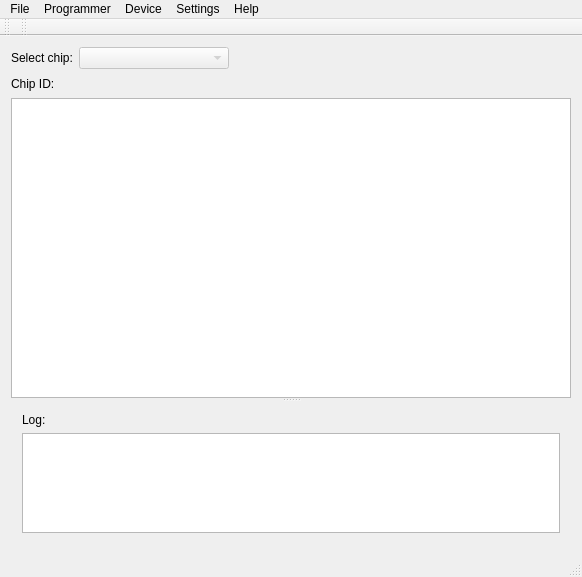
<?xml version="1.0" encoding="UTF-8"?>
<ui version="4.0">
 <class>MainWindow</class>
 <widget class="QMainWindow" name="MainWindow">
  <property name="geometry">
   <rect>
    <x>0</x>
    <y>0</y>
    <width>580</width>
    <height>570</height>
   </rect>
  </property>
  <property name="windowTitle">
   <string>NANDO Programmer</string>
  </property>
  <widget class="QWidget" name="centralWidget">
   <property name="autoFillBackground">
    <bool>false</bool>
   </property>
   <layout class="QGridLayout" name="gridLayout_4">
    <item row="1" column="0">
     <layout class="QGridLayout" name="gridLayout">
      <property name="sizeConstraint">
       <enum>QLayout::SetDefaultConstraint</enum>
      </property>
      <item row="0" column="2">
       <spacer name="horizontalSpacer">
        <property name="orientation">
         <enum>Qt::Horizontal</enum>
        </property>
        <property name="sizeHint" stdset="0">
         <size>
          <width>681</width>
          <height>17</height>
         </size>
        </property>
       </spacer>
      </item>
      <item row="0" column="0">
       <widget class="QLabel" name="deviceLabel">
        <property name="sizePolicy">
         <sizepolicy hsizetype="Fixed" vsizetype="Preferred">
          <horstretch>0</horstretch>
          <verstretch>0</verstretch>
         </sizepolicy>
        </property>
        <property name="minimumSize">
         <size>
          <width>70</width>
          <height>0</height>
         </size>
        </property>
        <property name="text">
         <string>Chip ID:</string>
        </property>
       </widget>
      </item>
      <item row="0" column="1">
       <widget class="QLabel" name="deviceValueLabel">
        <property name="sizePolicy">
         <sizepolicy hsizetype="Fixed" vsizetype="Preferred">
          <horstretch>0</horstretch>
          <verstretch>0</verstretch>
         </sizepolicy>
        </property>
        <property name="minimumSize">
         <size>
          <width>150</width>
          <height>0</height>
         </size>
        </property>
        <property name="text">
         <string/>
        </property>
       </widget>
      </item>
     </layout>
    </item>
    <item row="0" column="0">
     <layout class="QGridLayout" name="gridLayout_3">
      <item row="2" column="1">
       <widget class="QComboBox" name="chipSelectComboBox">
        <property name="enabled">
         <bool>false</bool>
        </property>
        <property name="sizePolicy">
         <sizepolicy hsizetype="Preferred" vsizetype="Fixed">
          <horstretch>0</horstretch>
          <verstretch>0</verstretch>
         </sizepolicy>
        </property>
        <property name="minimumSize">
         <size>
          <width>150</width>
          <height>0</height>
         </size>
        </property>
        <property name="maximumSize">
         <size>
          <width>16777215</width>
          <height>16777215</height>
         </size>
        </property>
        <property name="currentText">
         <string/>
        </property>
       </widget>
      </item>
      <item row="2" column="0">
       <widget class="QLabel" name="label_2">
        <property name="maximumSize">
         <size>
          <width>70</width>
          <height>16777215</height>
         </size>
        </property>
        <property name="text">
         <string>Select chip:</string>
        </property>
       </widget>
      </item>
      <item row="2" column="2">
       <spacer name="horizontalSpacer_2">
        <property name="orientation">
         <enum>Qt::Horizontal</enum>
        </property>
        <property name="sizeHint" stdset="0">
         <size>
          <width>40</width>
          <height>20</height>
         </size>
        </property>
       </spacer>
      </item>
     </layout>
    </item>
    <item row="2" column="0">
     <widget class="QSplitter" name="splitter">
      <property name="orientation">
       <enum>Qt::Vertical</enum>
      </property>
      <widget class="QTableView" name="bufferTableView">
       <property name="sizePolicy">
        <sizepolicy hsizetype="Expanding" vsizetype="Maximum">
         <horstretch>0</horstretch>
         <verstretch>1</verstretch>
        </sizepolicy>
       </property>
       <property name="minimumSize">
        <size>
         <width>560</width>
         <height>300</height>
        </size>
       </property>
       <property name="font">
        <font>
         <family>Monospace</family>
         <pointsize>8</pointsize>
        </font>
       </property>
       <attribute name="horizontalHeaderStretchLastSection">
        <bool>true</bool>
       </attribute>
       <attribute name="verticalHeaderStretchLastSection">
        <bool>false</bool>
       </attribute>
      </widget>
      <widget class="QWidget" name="">
       <layout class="QGridLayout" name="gridLayout_2" rowstretch="0,0" columnstretch="0" rowminimumheight="0,0" columnminimumwidth="0">
        <property name="sizeConstraint">
         <enum>QLayout::SetDefaultConstraint</enum>
        </property>
        <item row="1" column="0">
         <widget class="QTextEdit" name="logTextEdit">
          <property name="sizePolicy">
           <sizepolicy hsizetype="Expanding" vsizetype="Expanding">
            <horstretch>0</horstretch>
            <verstretch>0</verstretch>
           </sizepolicy>
          </property>
          <property name="minimumSize">
           <size>
            <width>0</width>
            <height>100</height>
           </size>
          </property>
          <property name="maximumSize">
           <size>
            <width>16777215</width>
            <height>16777215</height>
           </size>
          </property>
          <property name="sizeIncrement">
           <size>
            <width>0</width>
            <height>0</height>
           </size>
          </property>
          <property name="baseSize">
           <size>
            <width>0</width>
            <height>0</height>
           </size>
          </property>
          <property name="textInteractionFlags">
           <set>Qt::TextSelectableByKeyboard|Qt::TextSelectableByMouse</set>
          </property>
         </widget>
        </item>
        <item row="0" column="0">
         <widget class="QLabel" name="label">
          <property name="sizePolicy">
           <sizepolicy hsizetype="Fixed" vsizetype="Fixed">
            <horstretch>0</horstretch>
            <verstretch>0</verstretch>
           </sizepolicy>
          </property>
          <property name="text">
           <string>Log:</string>
          </property>
         </widget>
        </item>
       </layout>
      </widget>
     </widget>
    </item>
   </layout>
  </widget>
  <widget class="QMenuBar" name="menuBar">
   <property name="geometry">
    <rect>
     <x>0</x>
     <y>0</y>
     <width>580</width>
     <height>22</height>
    </rect>
   </property>
   <widget class="QMenu" name="menuDevice">
    <property name="title">
     <string>Device</string>
    </property>
    <addaction name="actionReadId"/>
    <addaction name="actionErase"/>
    <addaction name="actionRead"/>
    <addaction name="actionWrite"/>
    <addaction name="actionReadBadBlocks"/>
   </widget>
   <widget class="QMenu" name="menuFile">
    <property name="title">
     <string>File</string>
    </property>
    <addaction name="actionOpen"/>
    <addaction name="actionSave"/>
   </widget>
   <widget class="QMenu" name="menuProgrammer">
    <property name="title">
     <string>Programmer</string>
    </property>
    <addaction name="actionConnect"/>
   </widget>
   <widget class="QMenu" name="menuSettings">
    <property name="title">
     <string>Settings</string>
    </property>
    <addaction name="actionProgrammer"/>
    <addaction name="actionChipDb"/>
   </widget>
   <widget class="QMenu" name="menuHelp">
    <property name="title">
     <string>Help</string>
    </property>
    <addaction name="actionAbout"/>
   </widget>
   <addaction name="menuFile"/>
   <addaction name="menuProgrammer"/>
   <addaction name="menuDevice"/>
   <addaction name="menuSettings"/>
   <addaction name="menuHelp"/>
  </widget>
  <widget class="QToolBar" name="mainToolBar">
   <attribute name="toolBarArea">
    <enum>TopToolBarArea</enum>
   </attribute>
   <attribute name="toolBarBreak">
    <bool>false</bool>
   </attribute>
  </widget>
  <widget class="QStatusBar" name="statusBar"/>
  <widget class="QToolBar" name="toolBar">
   <property name="windowTitle">
    <string>toolBar</string>
   </property>
   <attribute name="toolBarArea">
    <enum>TopToolBarArea</enum>
   </attribute>
   <attribute name="toolBarBreak">
    <bool>false</bool>
   </attribute>
  </widget>
  <action name="actionReadId">
   <property name="enabled">
    <bool>false</bool>
   </property>
   <property name="text">
    <string>Read ID</string>
   </property>
  </action>
  <action name="actionConnect">
   <property name="text">
    <string>Connect</string>
   </property>
  </action>
  <action name="actionOpen">
   <property name="text">
    <string>Open</string>
   </property>
  </action>
  <action name="actionSave">
   <property name="text">
    <string>Save</string>
   </property>
  </action>
  <action name="actionRead">
   <property name="enabled">
    <bool>false</bool>
   </property>
   <property name="text">
    <string>Read</string>
   </property>
  </action>
  <action name="actionWrite">
   <property name="enabled">
    <bool>false</bool>
   </property>
   <property name="text">
    <string>Write</string>
   </property>
  </action>
  <action name="actionErase">
   <property name="enabled">
    <bool>false</bool>
   </property>
   <property name="text">
    <string>Erase</string>
   </property>
  </action>
  <action name="actionProgrammer">
   <property name="text">
    <string>Programmer</string>
   </property>
  </action>
  <action name="actionReadBadBlocks">
   <property name="enabled">
    <bool>false</bool>
   </property>
   <property name="text">
    <string>Read bad blocks</string>
   </property>
  </action>
  <action name="actionChipDb">
   <property name="text">
    <string>Chip database</string>
   </property>
  </action>
  <action name="actionAbout">
   <property name="text">
    <string>About NANDO</string>
   </property>
  </action>
 </widget>
 <layoutdefault spacing="6" margin="11"/>
 <resources/>
 <connections/>
</ui>
